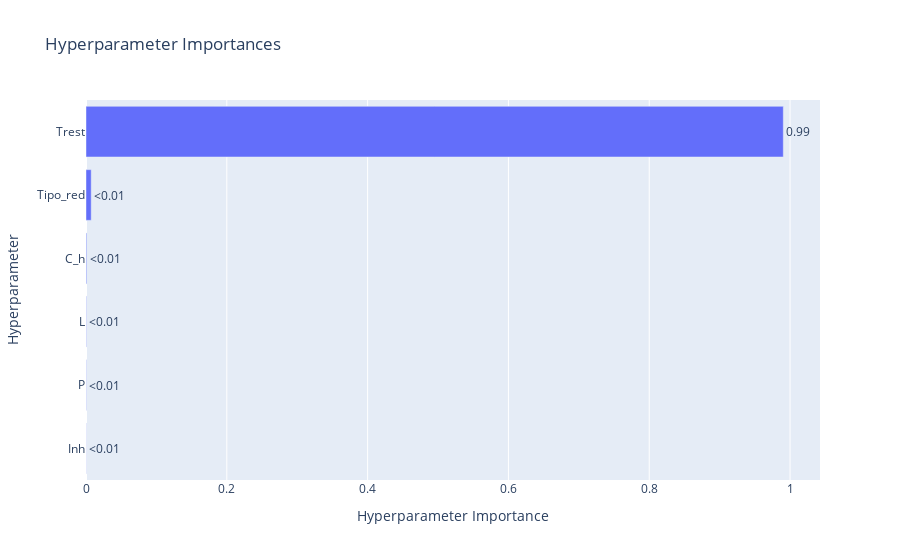

Notebook code for this chart:
### Code cell
vis.plot_param_importances(study)

### Figure 1 — Plotly figure (JSON) as saved in the notebook; plotly's stock layout.template omitted (floating-point values rounded to 4 significant figures)
{"data": [{"cliponaxis": false, "hovertemplate": ["Inh (FloatDistribution): 0.0002246671912659513<extra></extra>", "P (FloatDistribution): 0.0004608831687009015<extra></extra>", "L (IntDistribution): 0.0005326632562027091<extra></extra>", "C_h (FloatDistribution): 0.0010104217226094175<extra></extra>", "Tipo_red (IntDistribution): 0.007367481928961649<extra></extra>", "Trest (FloatDistribution): 0.9904038827322594<extra></extra>"], "name": "Objective Value", "orientation": "h", "text": ["<0.01", "<0.01", "<0.01", "<0.01", "<0.01", "0.99"], "textposition": "outside", "type": "bar", "x": [0.0002247, 0.0004609, 0.0005327, 0.00101, 0.007367, 0.9904], "y": ["Inh", "P", "L", "C_h", "Tipo_red", "Trest"]}], "layout": {"title": {"text": "Hyperparameter Importances"}, "xaxis": {"title": {"text": "Hyperparameter Importance"}}, "yaxis": {"title": {"text": "Hyperparameter"}}}}
